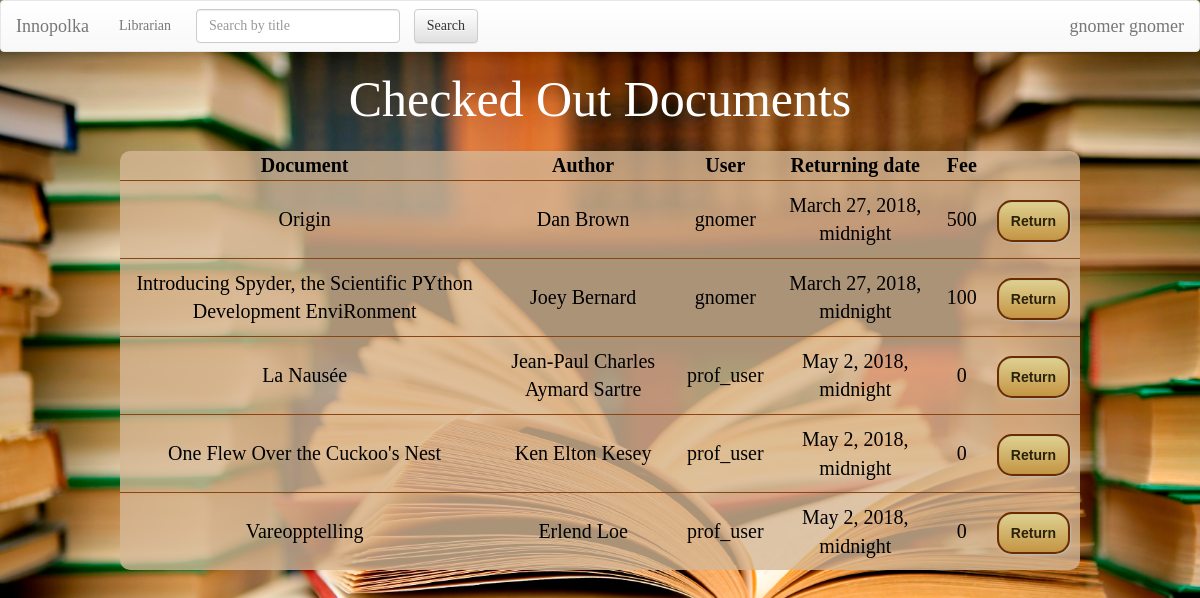
The page /checked_out_docs/ (signed in) on the database its author committed.
### Documents/models.py (models this page shows, shortened)
class DocumentCopy(models.Model):
    doc = models.ForeignKey(Document, blank=True, default=None, on_delete=models.CASCADE) # link document which is checked out
    checked_up_by_whom = models.ForeignKey(User, blank=True, default=None, on_delete=models.CASCADE) # link to holder
    date = models.DateTimeField(default=str(datetime.datetime.today().strftime("%Y-%m-%d %H:%M")))
    returning_date = models.DateTimeField(default=str(datetime.datetime.today().strftime("%Y-%m-%d %H:%M")))
    time_left = models.CharField(null=True, max_length=250)
    fine_price = models.IntegerField(null=True)
    renewed = models.BooleanField(default=False)
    class Meta:
        verbose_name_plural = 'Document copies'
    def fine(self):
        if datetime.datetime.today() > self.returning_date:
            fine = int((datetime.datetime.today() - self.returning_date).days) * 100
            if fine > self.doc.price:
                return self.doc.price
            else:
                return fine
        else:
            return 0

class Document(models.Model):
    title = models.CharField(max_length=250)
    price = models.IntegerField()
    keywords = models.CharField(max_length=250) # the list of keywords stored in string
    authors = models.CharField(max_length=250) # the list of authors in string format splitted by space
    cover = models.CharField(max_length=1000, default="https://lh3.googleusercontent.com/zqfUbCXdb1oGmsNEzNxTjQU5ZlS3x46nQoB83sFbRSlMnpDTZgdVCe_LvCx-rl7sOA=w300")
    copies = models.PositiveIntegerField(default=1)
    type = models.CharField(max_length=100, default='Document')
    is_bestseller = models.BooleanField(default=False)
    is_reference = models.BooleanField(default=False)
    level = models.PositiveIntegerField(default=1)
    room = models.PositiveIntegerField(default=1)

### Documents/views.py (the view)
# urls.py: url(r'^checked_out_docs/$', views.CheckedOutDocsView.as_view(), name='checked_out_docs'),
class CheckedOutDocsView(ListView):
    model = DocumentCopy
    template_name = 'Documents/checked_out_docs.html'
    context_object_name = 'document_copies'
    def get(self, request, *args, **kwargs):
        if request.user.is_staff:
            return super().get(request, *args, **kwargs)
        return redirect('/')

### Documents/templates/Documents/checked_out_docs.html (shortened to what this page needs)
{% extends 'Documents/base.html' %}
{% load staticfiles %}
{% block body %}
    <h1> Checked Out Documents</h1>
    <table>
        <tr>
            <th class="cen">Document</th>
            <th class="cen">Author</th>
            <th class="cen">User</th>
            <th class="cen">Returning date</th>
            <th class="cen">Fee</th>
        </tr>
        <tr>
            {% for copy in document_copies %}
                <td><a href="/{{ copy.doc.id }}/">{{ copy.doc.title }}</a></td>
                <td>{{ copy.doc.authors }}</td>
                <td><a href="/user/?id={{ copy.checked_up_by_whom.id }}">{{ copy.checked_up_by_whom }}</a></td>
                <td>{{ copy.returning_date }}</td>
                <td>{{ copy.fine }}</td>
                <td><a class="button" href="/requests/return/?copy_id={{ copy.id }}" onclick="
                        return confirm('Return {{ copy.doc.title }} from {{ copy.checked_up_by_whom.username }} back?');
                        ">Return</a></td>
                </tr>
            {% endfor %}
    </table>
{% endblock %}

### Documents/templates/Documents/base.html (shortened to what this page needs)
<!DOCTYPE html>
<html lang="en">
<head>
    {% load staticfiles %}
    <link rel="stylesheet" href="//maxcdn.bootstrapcdn.com/bootstrap/3.2.0/css/bootstrap.min.css">
    <link rel="stylesheet" href="//maxcdn.bootstrapcdn.com/bootstrap/3.2.0/css/bootstrap-theme.min.css">
</head>
<body>
<nav class="navbar navbar-default">
    <div class="container-fluid">
        <div class="navbar-header">
            <a class="navbar-brand" href="/">Innopolka</a>
            <ul class="nav navbar-nav navbar-right">
                {% if user.is_staff %}
                <li class="nav-item dropdown">
                    <a class="nav-link dropdown-toggle" href="/user/" id="dropdown01" data-toggle="dropdown"
                       aria-haspopup="true" aria-expanded="false">{% if user.is_superuser %}Admin{% else %}Librarian{% endif %}</a>
            </ul>
            {% endif %}
        </div>
        <div class="collapse navbar-collapse" id="bs-example-navbar-collapse-1">
            <form class="navbar-form navbar-left" action="/">
                <div class="form-group">
                    <input type="text" class="form-control" name="q" placeholder="Search by title" >
                </div>
                <input type="submit" class="btn btn-default not_wide" value="Search">
            </form>
            <ul class="nav navbar-nav navbar-right">
                {% if user.is_anonymous %}
                    <li><a href="/user/login">Log In</a></li>
                {% elif user.is_authenticated %}
                <ul class="nav navbar-nav navbar-right">
                <li class="nav-item dropdown">
                    <a class="navbar-brand" href="/user/?id={{user.id}}" id="dropdown02" data-toggle="dropdown"
                       aria-haspopup="true" aria-expanded="false">{{ user.first_name }} {{user.last_name}}</a>
            </ul>
                {% endif %}
            </ul>
        </div>
    </div>
</nav>
{% block body %}{% endblock %}
</body>
</html>

### Documents/templates/Documents/base.html (style rules this page uses)
body { font-family: Futura; color: white; background: url("/Documents/static/images/background.jpg") no-repeat fixed center center; background-size: cover; }
table { border: 3px solid saddlebrown; border-radius: 5px; width: 80%; background-color: rgba(214, 184, 150, 0.8); color: black; empty-cells: hide; text-align: center; margin: 10px; }
tr { border: 1px solid saddlebrown; text-align: center; }
td { border: 1px solid saddlebrown; padding: 10px; font-size: 20px; color: black; }
form { padding: 5px; color: black; font-size: 15px; margin: 5px; }
input { background-color: floralwhite; border: 2px solid saddlebrown; border-radius: 5px; margin: 0 0 0 10px; left: 50%; }
.button { text-decoration: none; text-align: center; padding: 11px 12px; border: solid 2px #6b2c02; -webkit-border-radius: 15px; -moz-border-radius: 15px; border-radius: 15px; font: 14px "Lucida Sans Unicode", "Lucida Grande", sans-serif; font-weight: bold; color: #292208; background-color: #ded192; background-image: -moz-linear-gradient(top, #ded192 0%, #c49543 100%); background-image: -webkit-linear-gradient(top, #ded192 0%, #c49543 100%); background-image: -o-linear-gradient(top, #ded192 0%, #c49543 100%); background-image: -ms-linear-gradient(top, #ded192 0%, #c49543 100%); filter: progid:DXImageTransform.Microsoft.gradient(startColorstr='#c49543', endColorstr='#c49543', GradientType=0); background-image: linear-gradient(top, #ded192 0%, #c49543 100%); -webkit-box-shadow: 1px 1px 2px #bababa, inset 0px 0px 1px #969393; -moz-box-shadow: 1px 1px 2px #bababa, inset 0px 0px 1px #969393; box-shadow: 1px 1px 2px #bababa, inset 0px 0px 1px #969393; }

### Documents/templates/Documents/checked_out_docs.html (style rules this page uses)
h1 { font-size: 50px; text-align: center; margin-bottom: 2%; }
.cen { text-align: center; font-size: 20px; }
table { border: none; border-radius: 10px; margin-left: 10%; }
tr { border: none; text-align: left; padding: 1%; }
td { border: none; text-align: center; border-top: 1px solid saddlebrown; }
a { color: black; }

### rows shown on the page
DocumentCopy: doc "Origin", doc.authors "Dan Brown", checked_up_by_whom "gnomer", returning_date "March 27, 2018, midnight", fine "500"
DocumentCopy: doc "Introducing Spyder, the Scientific PYthon Development EnviRonment", doc.authors "Joey Bernard", checked_up_by_whom "gnomer", returning_date "March 27, 2018, midnight", fine "100"
DocumentCopy: doc "La Nausée", doc.authors "Jean-Paul Charles Aymard Sartre", checked_up_by_whom "prof_user", returning_date "May 2, 2018, midnight", fine "0"
DocumentCopy: doc "One Flew Over the Cuckoo's Nest", doc.authors "Ken Elton Kesey", checked_up_by_whom "prof_user", returning_date "May 2, 2018, midnight", fine "0"
DocumentCopy: doc "Vareopptelling", doc.authors "Erlend Loe", checked_up_by_whom "prof_user", returning_date "May 2, 2018, midnight", fine "0"

### other values the page prints
{{ user.first_name }} "gnomer"
{{ user.last_name }} "gnomer"
